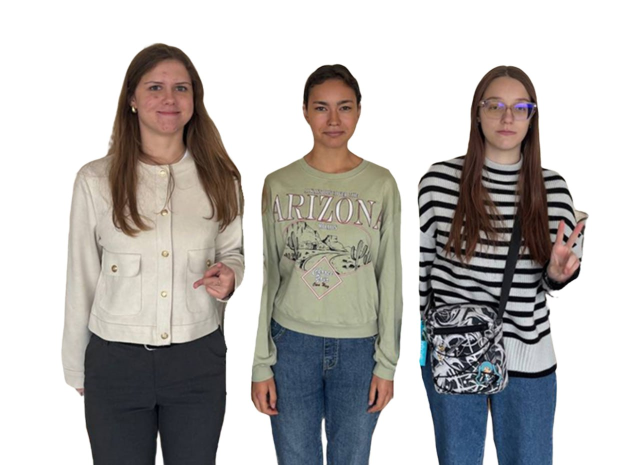
#> input picture im/photo1.jpg, 1280 x 929 px (shown at 1/2 size)
$ python HW_lesson4.py
#> lines starting #> are read from the running program, lines starting #| are printed output that depends on the picture; after the words box and inside, x2 and y2 are one past the last pixel; in counts of white or black regions, pixels touching at a corner belong together
import cv2
import numpy as np

img = cv2.imread('im/photo1.jpg')
#> img is the input picture: shape (929, 1280, 3); mean B, G, R 180.1, 182.1, 184.7
scale = 2
img = cv2.resize(img, (img.shape[1] // scale, img.shape[0] // scale))
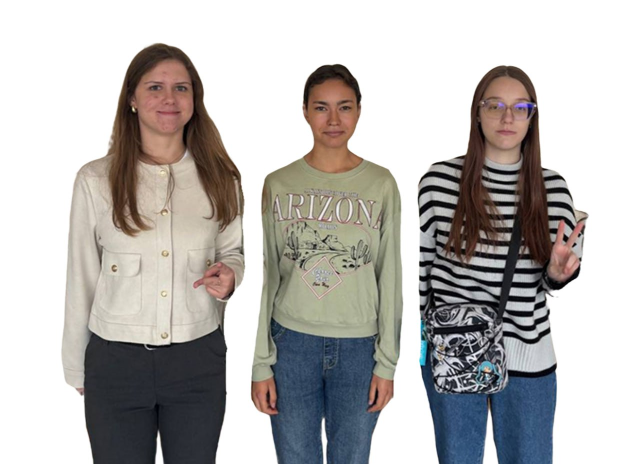
#> img: shape (464, 640, 3); mean B, G, R 180.1, 182, 184.6
print(img.shape)
#| (464, 640, 3)

img_copy_color = img.copy()
img_copy = img.copy()

img_copy = cv2.cvtColor(img_copy, cv2.COLOR_BGR2GRAY)
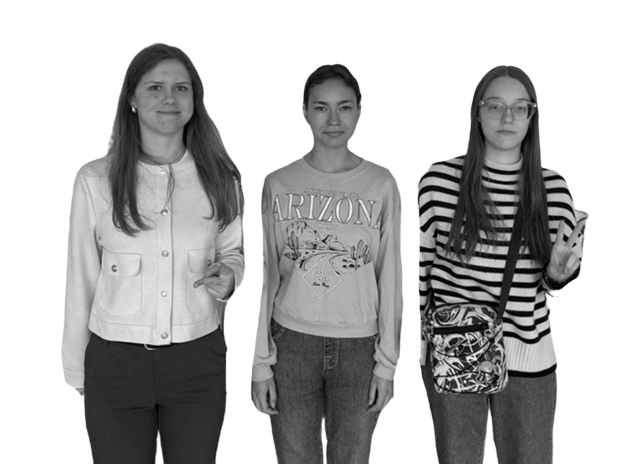
#> img_copy: shape (464, 640); min 0, max 255, mean 182.6
img_copy = cv2.GaussianBlur(img_copy, (5, 5), 8)
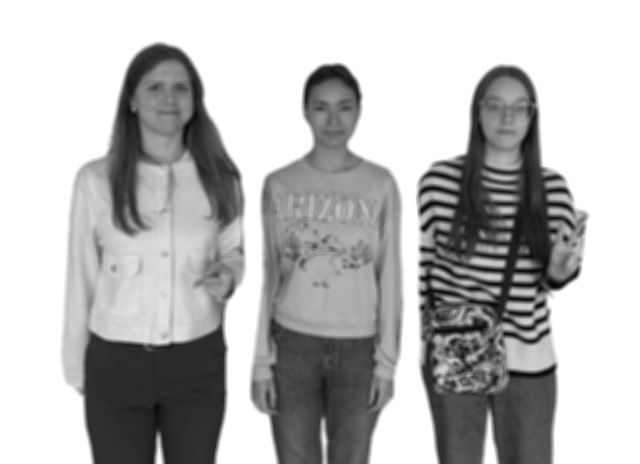
#> img_copy: shape (464, 640); min 5, max 255, mean 182.6
img_copy = cv2.equalizeHist(img_copy)
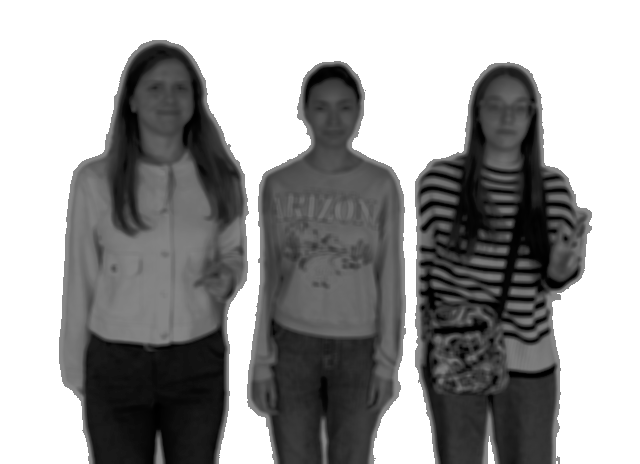
#> img_copy: shape (464, 640); min 0, max 255, mean 154.6
img_copy = cv2.Canny(img_copy, 200, 200)
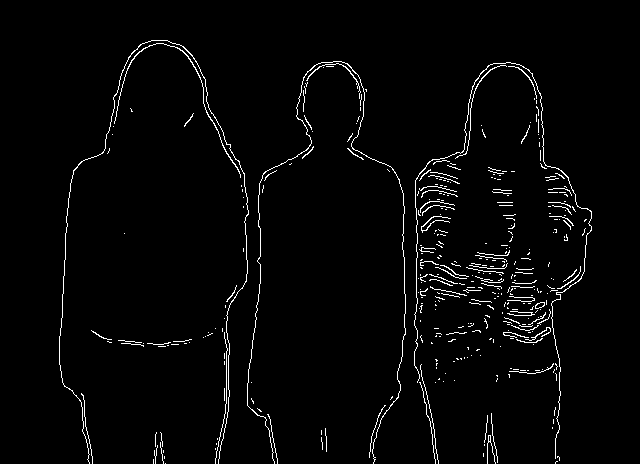
#> img_copy: shape (464, 640); 2.5% white in thin lines or dots, all inside (x1, y1, x2, y2) = (59, 40, 592, 464)

contours, hierarchy = cv2.findContours(img_copy, cv2.RETR_EXTERNAL, cv2.CHAIN_APPROX_SIMPLE)
#> contours = 374 contours, 368 with area under 20; largest, box (x1, y1, x2, y2) and area: (114, 43, 241, 178) 66, (414, 62, 592, 459) 55, (247, 61, 406, 464) 52, (59, 40, 249, 464) 50, (535, 302, 545, 309) 39, (306, 63, 361, 99) 26
for cnt in contours:
    area = cv2.contourArea(cnt)
    if area > 45:
        x, y, w, h = cv2.boundingRect(cnt)
        cv2.drawContours(img_copy_color, [cnt], -1, (0, 255, 0), 2)

        cv2.rectangle(img_copy_color, (x, y), (x + w, y + h), (0, 255, 0), 2)
        text_y = y - 5 if y - 5 > 10 else y + 15
        text = f'x = {x}, y = {y}, S:{int(area)}'
        cv2.putText(img_copy_color, text, (x, text_y), cv2.FONT_HERSHEY_SIMPLEX, 0.5, (0, 0, 255), 1)
#> this loop made 374 passes
#> (area, x, y, w, h, text_y, text) on passes 371 to 374: (55, 414, 62, 178, 397, 57, 'x = 414, y = 62, S:55'), (52.5, 247, 61, 159, 403, 56, 'x = 247, y = 61, S:52'), (66, 114, 43, 127, 135, 38, 'x = 114, y = 43, S:66'), (49.5, 59, 40, 190, 424, 35, 'x = 59, y = 40, S:49')
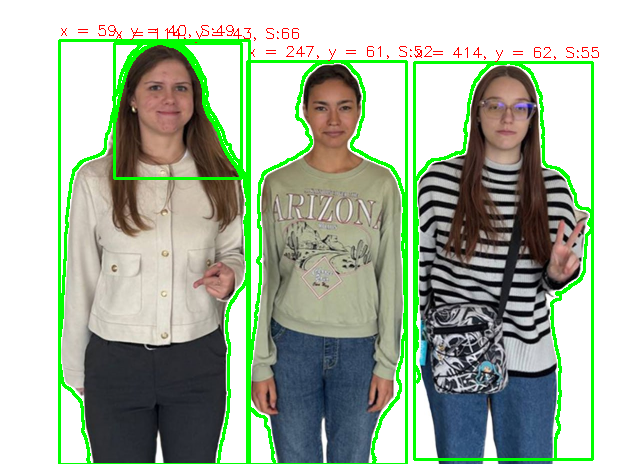
#> img_copy_color: shape (464, 640, 3); 7.02% of pixels changed, all inside (x1, y1, x2, y2) = (58, 25, 599, 464)

cv2.imshow("img", img_copy_color)
cv2.waitKey(0)
cv2.destroyAllWindows()

$ run again, with im/photo2.jpg copied over im/photo1.jpg
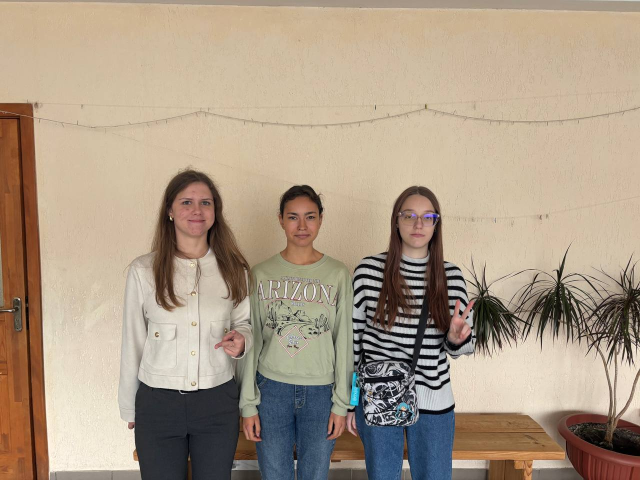
#> input picture im/photo2.jpg, 1280 x 960 px (shown at 1/2 size)
#> img is the input picture: shape (960, 1280, 3); mean B, G, R 134.9, 154.4, 171.4
#> img: shape (480, 640, 3)
#| (480, 640, 3)
#> `img_copy = cv2.Canny(img_copy, 200, 200)`:
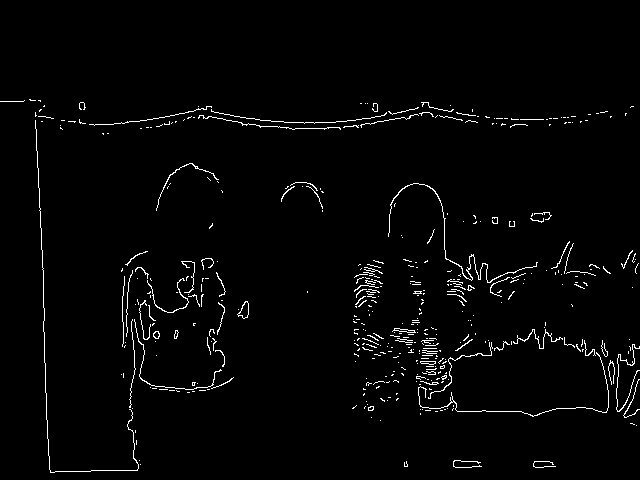
#> img_copy: shape (480, 640); 2.1% white in thin lines or dots, all inside (x1, y1, x2, y2) = (0, 99, 640, 473)
#> contours = 432 contours, 421 with area under 20; largest, box (x1, y1, x2, y2) and area: (237, 301, 249, 319) 108, (388, 183, 538, 283) 68, (392, 328, 416, 333) 43, (153, 331, 160, 339) 35, (420, 361, 436, 365) 34
#> the loop `for cnt in contours:` made 432 passes
#> (area, x, y, w, h, text_y, text) on passes 219, 351: (107.5, 237, 301, 12, 18, 296, 'x = 237, y = 301, S:107'), (67.5, 388, 183, 150, 100, 178, 'x = 388, y = 183, S:67')
#> after the loop `for cnt in contours:`:
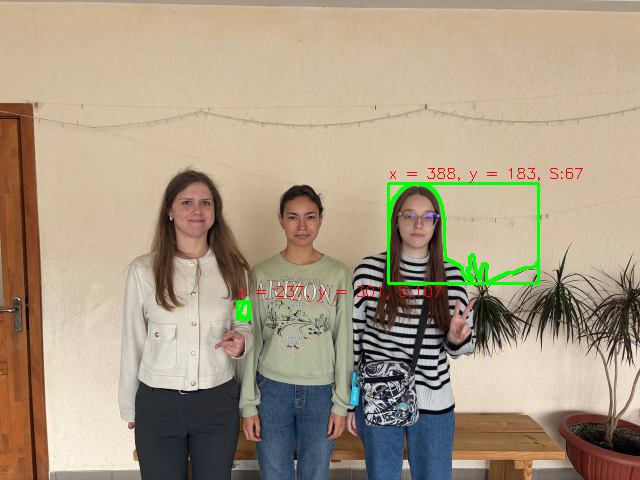
#> img_copy_color: shape (480, 640, 3); mean B, G, R 133.4, 154.9, 170

$ run again, with im/photo3.jpg copied over im/photo1.jpg
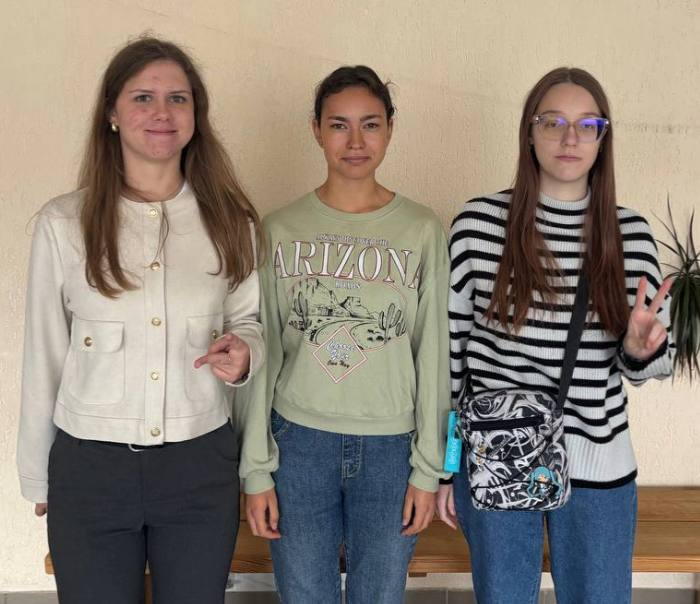
#> input picture im/photo3.jpg, 700 x 604 px
#> img is the input picture: shape (604, 700, 3); mean B, G, R 121.2, 132.4, 142
#> img: shape (302, 350, 3)
#| (302, 350, 3)
#> `img_copy = cv2.equalizeHist(img_copy)`:
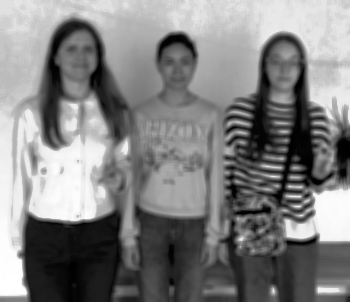
#> img_copy: shape (302, 350); min 0, max 255, mean 128.6
#> `img_copy = cv2.Canny(img_copy, 200, 200)`:
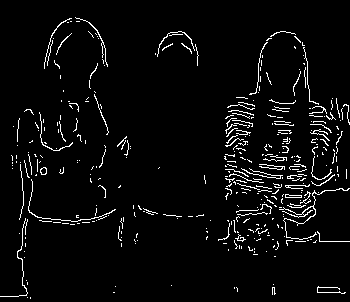
#> img_copy: shape (302, 350); 4.2% white in thin lines or dots
#> contours = 366 contours, 363 with area under 20; largest, box (x1, y1, x2, y2) and area: (279, 188, 350, 240) 44, (40, 167, 47, 175) 36, (285, 194, 302, 198) 36
#> the loop `for cnt in contours:` made 366 passes
#> (cnt, area) on passes 1 to 3: ([[30, 297], [30, 298]], 0), ([[27, 297]], 0), ([[113, 292], [114, 292]], 0)

$ run again, with im/p.jpg copied over im/photo1.jpg
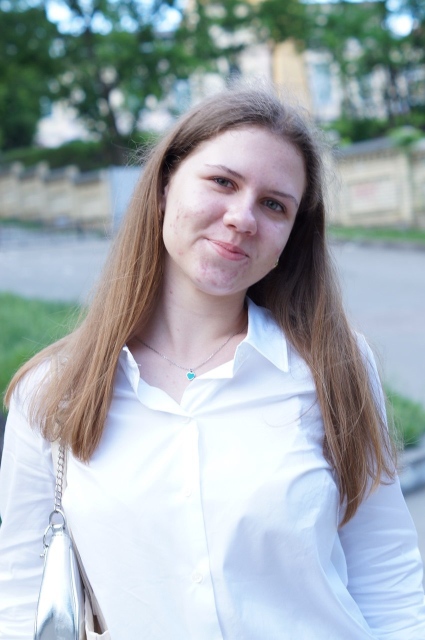
#> input picture im/p.jpg, 850 x 1280 px (shown at 1/2 size)
#> img is the input picture: shape (1280, 850, 3); mean B, G, R 177.8, 172.1, 163.3
#> img: shape (640, 425, 3)
#| (640, 425, 3)
#> `img_copy = cv2.Canny(img_copy, 200, 200)`:
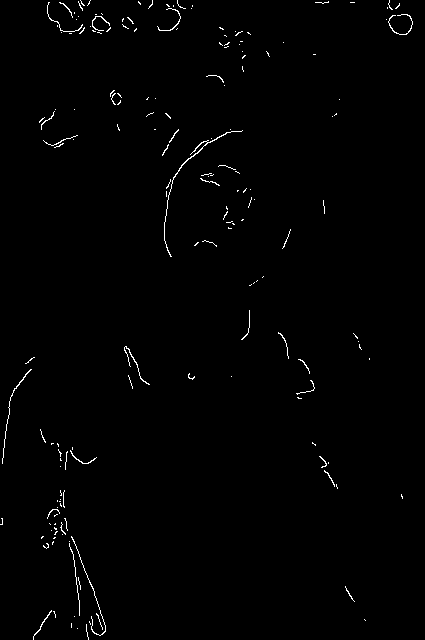
#> img_copy: shape (640, 425); 0.86% white in thin lines or dots
#> contours = 175 contours, 174 with area under 20; largest, box (x1, y1, x2, y2) and area: (164, 130, 243, 257) 52
#> the loop `for cnt in contours:` made 175 passes
#> (area, x, y, w, h, text_y, text) on pass 99: (51.5, 164, 130, 79, 127, 125, 'x = 164, y = 130, S:51')
#> after the loop `for cnt in contours:`:
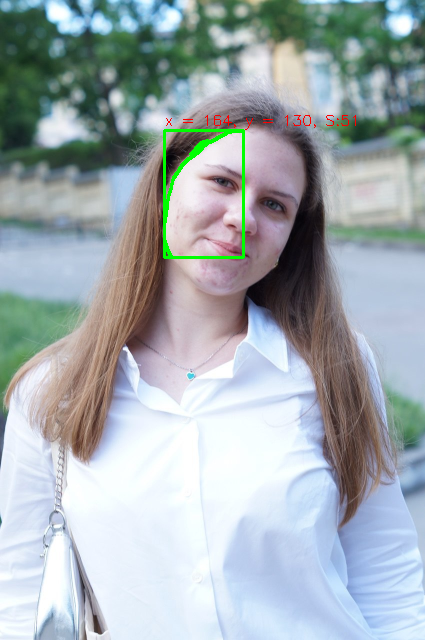
#> img_copy_color: shape (640, 425, 3); mean B, G, R 176.7, 172.8, 162.4
